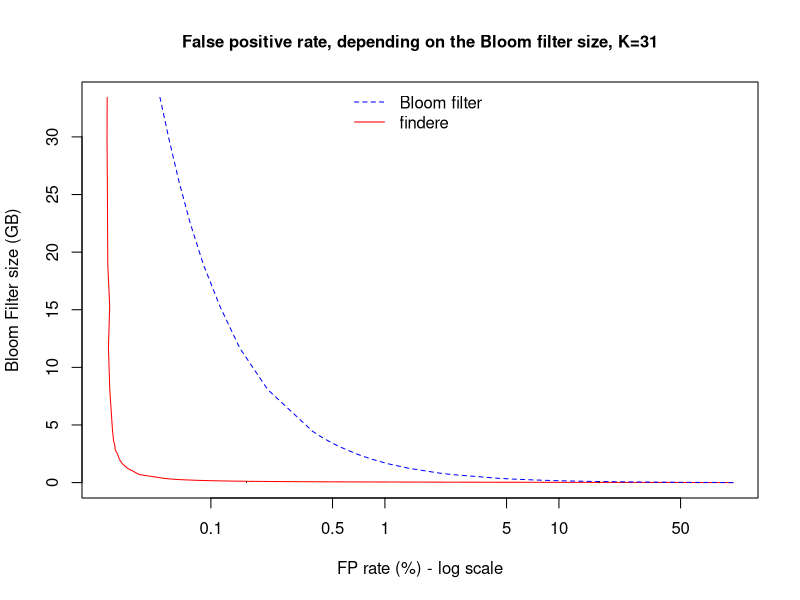

Here is the R script that generated this plot:

pdf(file="size_fpr.pdf",width=6,height=4)
resetPar <- function() {
  dev.new()
  op <- par(no.readonly = TRUE)
  dev.off()
  op
}
resetPar()


dev.new()


setwd("~/workspace/findere/paper_companion/HMP_analyses/FPR_wrt_size")
dev.off()
#par(mar=c(5,5,3,6), cex.axis=2, cex.lab=2, cex.main = 2)
# par(mar=c(5,5,3,6))
data = read.table("data_FP_wrt_size.txt", head=T)
data$sizeGiga = data$size/8000000000


plot(data$sizeGiga~data$FPR_findere,xlab="FP rate (%) - log scale",ylab="Bloom Filter size (GB)", pch=15, col="red",log="x",xaxt="n",
     bg = "red", type="l",  cex=2, main="False positive rate, depending on the Bloom filter size, K=31", cex.main = 1, cex.lab = 1, cex.axis = 1)
points(data$sizeGiga~data$FPR_BF,type="l",axes=FALSE,xlab="",ylab="",pch=19, lty=2, col="blue",  cex=1, log="y")


xticks<-c(0.1,0.5,1,5,10, 50)
axis(1,at=xticks,labels=xticks)



par(new = TRUE)#, mar=c(5,5,3,6))


segments(-1000, 0.1, 20, 0.1,
         col = par("fg"), lty = 3, lwd = par("lwd"), cex=2)


segments(0.16, 0.000001,  0.16, 0.2,
         col = par("fg"), lty = 3, lwd = par("lwd"), cex=2)

segments(17, 0.000001, 17, 0.2,
         col = par("fg"), lty = 3, lwd = par("lwd"), cex=2)

legend( x="top", 
        legend=c("Bloom filter","findere"), 
        col=c("blue","red"), lty=c(2,1),
        lwd=1, merge=TRUE, bty = "n", cex=c(1,1) )


dev.off()



